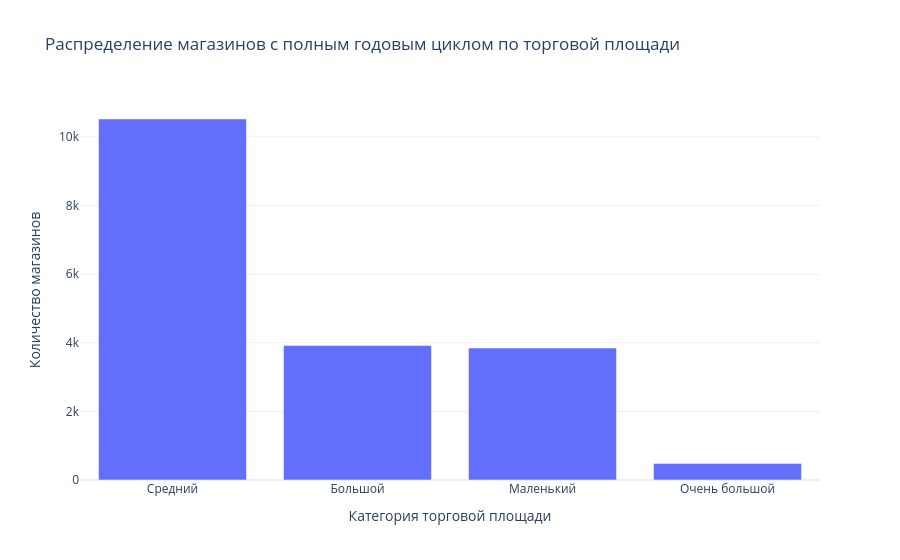

Notebook code for this chart:
### Code cell
area_counts = stores_full_unique["Торговая площадь, категориальный"].value_counts().reset_index()
area_counts.columns = ["Категория торговой площади", "Количество магазинов"]

fig = px.bar(
    area_counts,
    x="Категория торговой площади",
    y="Количество магазинов",
    title="Распределение магазинов с полным годовым циклом по торговой площади",
    template="plotly_white"
)


fig.show()

### Figure 1 — Plotly figure (JSON) as saved in the notebook; plotly's stock layout.template omitted (floating-point values rounded to 4 significant figures)
{"data": [{"hovertemplate": "Категория торговой площади=%{x}<br>Количество магазинов=%{y}<extra></extra>", "legendgroup": "", "marker": {"color": "#636efa", "pattern": {"shape": ""}}, "name": "", "orientation": "v", "showlegend": false, "textposition": "auto", "type": "bar", "x": ["Средний", "Большой", "Маленький", "Очень большой"], "xaxis": "x", "y": [10523, 3920, 3845, 480], "yaxis": "y"}], "layout": {"barmode": "relative", "legend": {"tracegroupgap": 0}, "title": {"text": "Распределение магазинов с полным годовым циклом по торговой площади"}, "xaxis": {"anchor": "y", "domain": [0, 1], "title": {"text": "Категория торговой площади"}}, "yaxis": {"anchor": "x", "domain": [0, 1], "title": {"text": "Количество магазинов"}}}}
